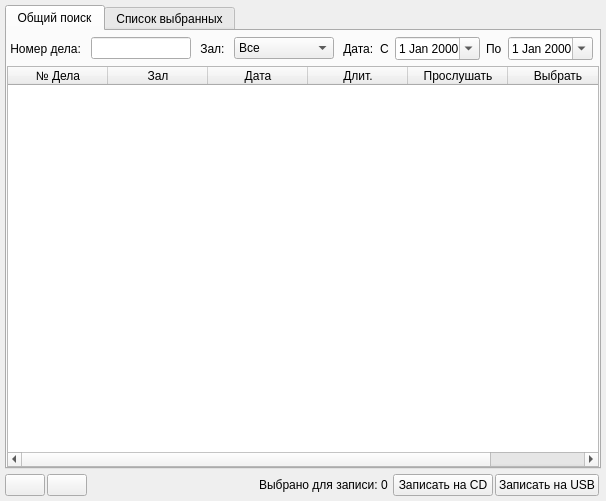
<?xml version="1.0" encoding="UTF-8"?>
<ui version="4.0">
 <class>MainWindow</class>
 <widget class="QMainWindow" name="MainWindow">
  <property name="geometry">
   <rect>
    <x>0</x>
    <y>0</y>
    <width>590</width>
    <height>501</height>
   </rect>
  </property>
  <property name="windowTitle">
   <string>SRS Femida Archive Wizard</string>
  </property>
  <widget class="QWidget" name="centralwidget">
   <layout class="QGridLayout" name="gridLayout_2">
    <property name="leftMargin">
     <number>5</number>
    </property>
    <property name="topMargin">
     <number>5</number>
    </property>
    <property name="rightMargin">
     <number>5</number>
    </property>
    <property name="bottomMargin">
     <number>5</number>
    </property>
    <property name="horizontalSpacing">
     <number>2</number>
    </property>
    <property name="verticalSpacing">
     <number>5</number>
    </property>
    <item row="1" column="4">
     <widget class="QPushButton" name="pushButton_burn">
      <property name="minimumSize">
       <size>
        <width>100</width>
        <height>0</height>
       </size>
      </property>
      <property name="toolTip">
       <string>Записать выбранные записи на оптический диск</string>
      </property>
      <property name="text">
       <string>Записать на CD</string>
      </property>
     </widget>
    </item>
    <item row="0" column="0" colspan="7">
     <widget class="QTabWidget" name="tabWidget_search">
      <property name="currentIndex">
       <number>0</number>
      </property>
      <widget class="QWidget" name="tab_search">
       <attribute name="title">
        <string>Общий поиск</string>
       </attribute>
       <layout class="QGridLayout" name="gridLayout_3">
        <property name="leftMargin">
         <number>0</number>
        </property>
        <property name="topMargin">
         <number>6</number>
        </property>
        <property name="rightMargin">
         <number>0</number>
        </property>
        <property name="bottomMargin">
         <number>0</number>
        </property>
        <property name="spacing">
         <number>6</number>
        </property>
        <item row="0" column="7">
         <widget class="QLabel" name="label_5">
          <property name="text">
           <string>По</string>
          </property>
         </widget>
        </item>
        <item row="0" column="3">
         <widget class="QComboBox" name="comboBox_cr">
          <property name="minimumSize">
           <size>
            <width>100</width>
            <height>0</height>
           </size>
          </property>
          <property name="maximumSize">
           <size>
            <width>120</width>
            <height>16777215</height>
           </size>
          </property>
          <item>
           <property name="text">
            <string>Все</string>
           </property>
          </item>
         </widget>
        </item>
        <item row="0" column="9">
         <spacer name="horizontalSpacer_2">
          <property name="orientation">
           <enum>Qt::Horizontal</enum>
          </property>
          <property name="sizeHint" stdset="0">
           <size>
            <width>40</width>
            <height>20</height>
           </size>
          </property>
         </spacer>
        </item>
        <item row="0" column="8">
         <widget class="QDateEdit" name="dateEdit_to">
          <property name="minimumSize">
           <size>
            <width>85</width>
            <height>0</height>
           </size>
          </property>
          <property name="calendarPopup">
           <bool>true</bool>
          </property>
         </widget>
        </item>
        <item row="0" column="1">
         <widget class="QLineEdit" name="lineEdit_case">
          <property name="minimumSize">
           <size>
            <width>100</width>
            <height>0</height>
           </size>
          </property>
          <property name="maximumSize">
           <size>
            <width>100</width>
            <height>16777215</height>
           </size>
          </property>
         </widget>
        </item>
        <item row="0" column="2">
         <widget class="QLabel" name="label_2">
          <property name="text">
           <string> Зал: </string>
          </property>
         </widget>
        </item>
        <item row="0" column="4">
         <widget class="QLabel" name="label_3">
          <property name="text">
           <string> Дата:</string>
          </property>
         </widget>
        </item>
        <item row="0" column="0">
         <widget class="QLabel" name="label">
          <property name="text">
           <string> Номер дела: </string>
          </property>
         </widget>
        </item>
        <item row="0" column="5">
         <widget class="QLabel" name="label_4">
          <property name="text">
           <string>С</string>
          </property>
         </widget>
        </item>
        <item row="0" column="6">
         <widget class="QDateEdit" name="dateEdit_from">
          <property name="minimumSize">
           <size>
            <width>85</width>
            <height>0</height>
           </size>
          </property>
          <property name="calendarPopup">
           <bool>true</bool>
          </property>
         </widget>
        </item>
        <item row="1" column="0" colspan="10">
         <widget class="QTableWidget" name="tableWidget_search">
          <property name="selectionMode">
           <enum>QAbstractItemView::NoSelection</enum>
          </property>
          <property name="selectionBehavior">
           <enum>QAbstractItemView::SelectRows</enum>
          </property>
          <property name="showGrid">
           <bool>true</bool>
          </property>
          <property name="gridStyle">
           <enum>Qt::CustomDashLine</enum>
          </property>
          <property name="sortingEnabled">
           <bool>false</bool>
          </property>
          <column>
           <property name="text">
            <string>№ Дела</string>
           </property>
          </column>
          <column>
           <property name="text">
            <string>Зал</string>
           </property>
          </column>
          <column>
           <property name="text">
            <string>Дата</string>
           </property>
          </column>
          <column>
           <property name="text">
            <string>Длит.</string>
           </property>
          </column>
          <column>
           <property name="text">
            <string>Прослушать</string>
           </property>
          </column>
          <column>
           <property name="text">
            <string>Выбрать</string>
           </property>
          </column>
         </widget>
        </item>
       </layout>
      </widget>
      <widget class="QWidget" name="tab_chosen">
       <attribute name="title">
        <string>Список выбранных</string>
       </attribute>
       <layout class="QGridLayout" name="gridLayout">
        <property name="leftMargin">
         <number>0</number>
        </property>
        <property name="topMargin">
         <number>0</number>
        </property>
        <property name="rightMargin">
         <number>0</number>
        </property>
        <property name="bottomMargin">
         <number>0</number>
        </property>
        <property name="spacing">
         <number>0</number>
        </property>
        <item row="0" column="0">
         <widget class="QTableWidget" name="tableWidget_list">
          <property name="selectionMode">
           <enum>QAbstractItemView::NoSelection</enum>
          </property>
          <property name="selectionBehavior">
           <enum>QAbstractItemView::SelectRows</enum>
          </property>
          <column>
           <property name="text">
            <string>№ Дела</string>
           </property>
          </column>
          <column>
           <property name="text">
            <string>Зал</string>
           </property>
          </column>
          <column>
           <property name="text">
            <string>Дата</string>
           </property>
          </column>
          <column>
           <property name="text">
            <string>Длит.</string>
           </property>
          </column>
          <column>
           <property name="text">
            <string>Прослушать</string>
           </property>
          </column>
          <column>
           <property name="text">
            <string/>
           </property>
          </column>
         </widget>
        </item>
       </layout>
      </widget>
     </widget>
    </item>
    <item row="1" column="0">
     <widget class="QPushButton" name="pushButton_help">
      <property name="toolTip">
       <string>СПОСИТЕ</string>
      </property>
      <property name="text">
       <string/>
      </property>
      <property name="icon">
       <iconset>
        <normaloff>question.png</normaloff>question.png</iconset>
      </property>
     </widget>
    </item>
    <item row="1" column="2">
     <spacer name="horizontalSpacer">
      <property name="orientation">
       <enum>Qt::Horizontal</enum>
      </property>
      <property name="sizeHint" stdset="0">
       <size>
        <width>40</width>
        <height>20</height>
       </size>
      </property>
     </spacer>
    </item>
    <item row="1" column="3">
     <widget class="QLabel" name="label_cases_to_burn">
      <property name="text">
       <string>Выбрано для записи: 0 </string>
      </property>
      <property name="alignment">
       <set>Qt::AlignRight|Qt::AlignTrailing|Qt::AlignVCenter</set>
      </property>
     </widget>
    </item>
    <item row="1" column="5">
     <widget class="QPushButton" name="pushButton_to_usb">
      <property name="minimumSize">
       <size>
        <width>100</width>
        <height>0</height>
       </size>
      </property>
      <property name="toolTip">
       <string>Записать выбранные записи на USB диск</string>
      </property>
      <property name="text">
       <string>Записать на USB</string>
      </property>
     </widget>
    </item>
    <item row="1" column="1">
     <widget class="QPushButton" name="pushButton_refresh">
      <property name="toolTip">
       <string>Обновить</string>
      </property>
      <property name="text">
       <string/>
      </property>
      <property name="icon">
       <iconset>
        <normaloff>arrow-circle.png</normaloff>arrow-circle.png</iconset>
      </property>
     </widget>
    </item>
   </layout>
  </widget>
 </widget>
 <resources/>
 <connections/>
</ui>
